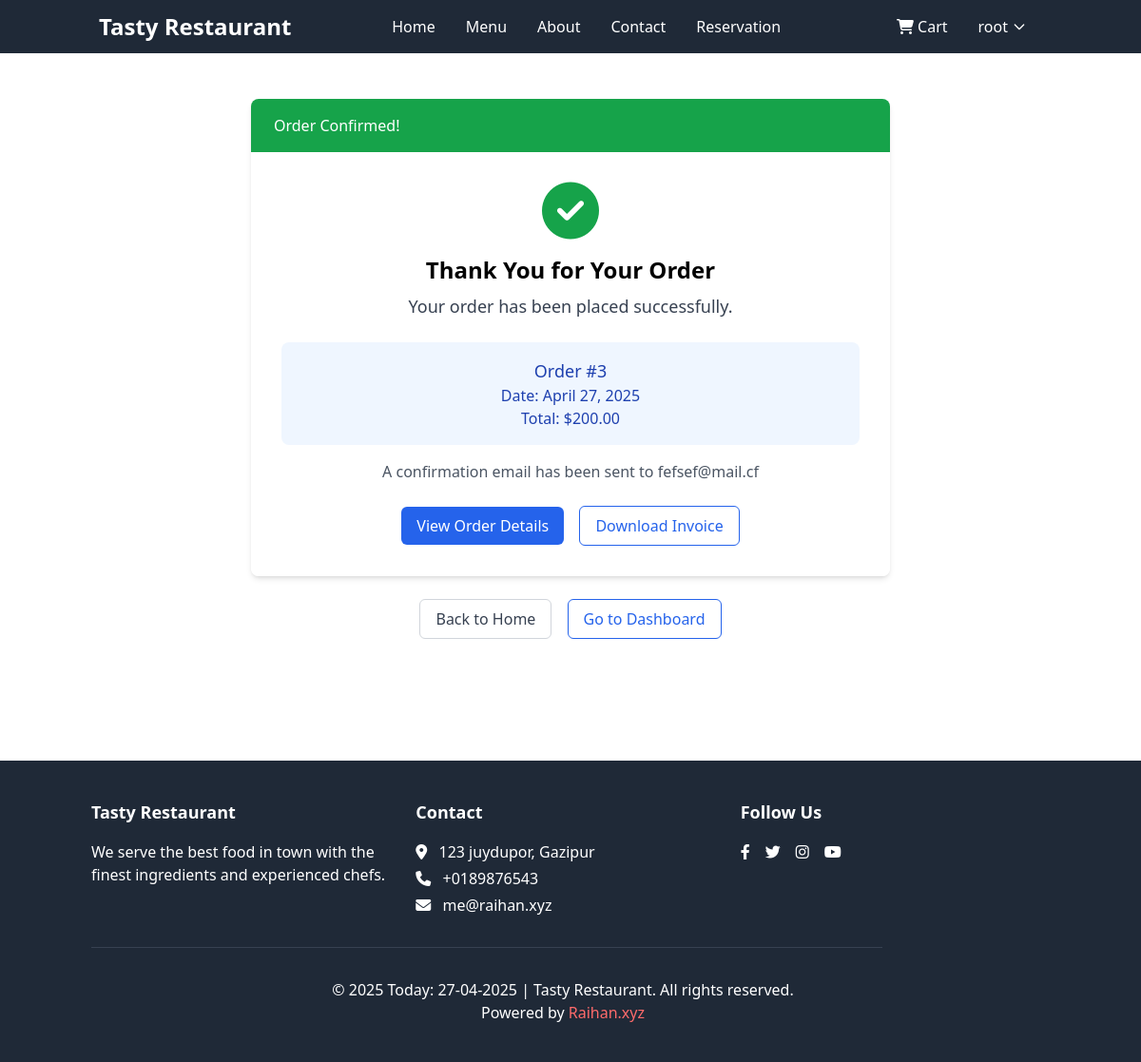
The app's page /user/order-confirmation/3/ (signed in) with its own data.
### user/models.py (models this page shows, shortened)
class Order(models.Model):
    STATUS_CHOICES = (
        ('pending', 'Pending'),
        ('processing', 'Processing'),
        ('completed', 'Completed'),
        ('cancelled', 'Cancelled'),
    )
    user = models.ForeignKey(User, on_delete=models.CASCADE, related_name='orders')
    full_name = models.CharField(max_length=100)
    email = models.EmailField()
    phone = models.CharField(max_length=20)
    address = models.TextField()
    order_notes = models.TextField(blank=True)
    total_amount = models.DecimalField(max_digits=10, decimal_places=2)
    status = models.CharField(max_length=20, choices=STATUS_CHOICES, default='pending')
    created_at = models.DateTimeField(auto_now_add=True)
    updated_at = models.DateTimeField(auto_now=True)

### user/views.py (the view)
# urls.py: path('order-confirmation/<int:order_id>/', views.order_confirmation, name='order_confirmation'),
@login_required
def order_confirmation(request, order_id):
    order = get_object_or_404(Order, id=order_id, user=request.user)
    context = {
        'order': order,
    }
    return render(request, 'user/order_confirmation.html', context)

### templates/user/order_confirmation.html (shortened to what this page needs)
{% extends 'base.html' %}
{% block content %}
    <section class="py-12">
        <div class="container mx-auto px-4">
            <div class="flex justify-center">
                <div class="w-full max-w-2xl">
                    <div class="overflow-hidden rounded-lg shadow-md">
                        <div class="bg-green-600 px-6 py-4">
                            <h5 class="m-0 font-medium text-white">Order Confirmed!</h5>
                        </div>
                        <div class="bg-white p-8 text-center">
                            <i class="fas fa-check-circle mb-4 text-6xl text-green-600"></i>
                            <h3 class="mb-2 text-2xl font-bold">Thank You for Your Order</h3>
                            <p class="text-lg text-gray-700">Your order has been placed successfully.</p>
                            <div class="mt-6 rounded-lg bg-blue-50 p-4 text-blue-800">
                                <h5 class="text-lg font-medium">Order #{{ order.id }}</h5>
                                <p>
                                    Date: {{ order.created_at|date:"F d, Y" }}<br>
                                    Total: ${{ order.total_amount }}
                                </p>
                            </div>
                            <p class="mt-4 text-gray-600">A confirmation email has been sent to {{ order.email }}</p>
                            <div class="mt-6 space-x-3">
                                <a href="{% url 'user:order_detail' order.id %}" class="inline-block rounded-md bg-blue-600 px-4 py-2 font-medium text-white hover:bg-blue-700 focus:outline-none focus:ring-2 focus:ring-blue-500 focus:ring-offset-2">View Order Details</a>
                                {% if order.invoice %}
                                    <a href="{% url 'user:download_invoice' order.invoice.id %}" class="inline-block rounded-md border border-blue-600 bg-white px-4 py-2 font-medium text-blue-600 hover:bg-blue-50 focus:outline-none focus:ring-2 focus:ring-blue-500 focus:ring-offset-2">Download Invoice</a>
                                {% endif %}
                            </div>
                        </div>
                    </div>
                    <div class="mt-6 text-center">
                        <a href="{% url 'home:index' %}" class="inline-block rounded-md border border-gray-300 bg-white px-4 py-2 font-medium text-gray-700 hover:bg-gray-50 focus:outline-none focus:ring-2 focus:ring-blue-500 focus:ring-offset-2">Back to Home</a>
                        <a href="{% url 'user:dashboard' %}" class="ml-3 inline-block rounded-md border border-blue-600 bg-white px-4 py-2 font-medium text-blue-600 hover:bg-blue-50 focus:outline-none focus:ring-2 focus:ring-blue-500 focus:ring-offset-2">Go to Dashboard</a>
                    </div>
                </div>
            </div>
        </div>
    </section>
{% endblock %}

### templates/base.html (shortened to what this page needs)
<!DOCTYPE html>
<html lang="en">
<head>
    <script src="https://cdn.tailwindcss.com"></script>
    <link rel="stylesheet" href="https://cdnjs.cloudflare.com/ajax/libs/font-awesome/6.4.0/css/all.min.css">
</head>
<body>
    <nav class="bg-gray-800 text-white">
        <div class="container mx-auto px-4">
            <div class="flex flex-wrap items-center justify-between py-3">
                <a class="font-bold text-2xl" href="{% url 'home:index' %}">Tasty Restaurant</a>
                <div class="hidden lg:flex flex-grow lg:flex-grow-0 w-full lg:w-auto lg:flex-row justify-between" id="navbar-content">
                    <ul class="flex flex-col lg:flex-row lg:mr-auto">
                        <li>
                            <a class="block py-2 px-4 lg:py-1 hover:text-primary {% if request.path == '/' %}text-primary{% endif %}" href="{% url 'home:index' %}">Home</a>
                        </li>
                        <li>
                            <a class="block py-2 px-4 lg:py-1 hover:text-primary {% if '/menu/' in request.path %}text-primary{% endif %}" href="{% url 'home:menu' %}">Menu</a>
                        </li>
                        <li>
                            <a class="block py-2 px-4 lg:py-1 hover:text-primary {% if '/about/' in request.path %}text-primary{% endif %}" href="{% url 'home:about' %}">About</a>
                        </li>
                        <li>
                            <a class="block py-2 px-4 lg:py-1 hover:text-primary {% if '/contact/' in request.path %}text-primary{% endif %}" href="{% url 'home:contact' %}">Contact</a>
                        </li>
                        <li>
                            <a class="block py-2 px-4 lg:py-1 hover:text-primary {% if '/reservation/' in request.path %}text-primary{% endif %}" href="{% url 'home:reservation' %}">Reservation</a>
                        </li>
                    </ul>
                </div>
                <div>
                    <ul class="flex flex-col lg:flex-row">
                        {% if user.is_authenticated %}
                            <li class="relative">
                                <a class="block py-2 px-4 lg:py-1 hover:text-primary {% if '/user/cart/' in request.path %}text-primary{% endif %}" href="{% url 'user:cart' %}">
                                    <i class="fas fa-shopping-cart"></i> Cart
                                </a>
                            </li>
                            <li class="relative" x-data="{ open: false }">
                                <button @click="open = !open" class="flex items-center py-2 px-4 lg:py-1 hover:text-primary">
                                    {{ user.username }}
                                    <svg class="w-4 h-4 ml-1" fill="none" stroke="currentColor" viewBox="0 0 24 24">
                                        <path stroke-linecap="round" stroke-linejoin="round" stroke-width="2" d="M19 9l-7 7-7-7"></path>
                                    </svg>
                                </button>
                            </li>
                        {% endif %}
                    </ul>
                </div>
            </div>
        </div>
    </nav>
    {% block content %}{% endblock %}
    <footer class="bg-gray-800 text-white mt-20 py-10">
        <div class="container mx-auto px-4 ml-20">
            <div class="grid grid-cols-1 md:grid-cols-3 gap-8 ">
                <div>
                    <h5 class="text-lg font-semibold mb-4">Tasty Restaurant</h5>
                    <p>We serve the best food in town with the finest ingredients and experienced chefs.</p>
                </div>
                <div>
                    <h5 class="text-lg font-semibold mb-4">Contact</h5>
                    <p class="mb-1">
                        <i class="fas fa-map-marker-alt mr-2"></i> 123 juydupor, Gazipur
                    </p>
                    <p class="mb-1">
                        <i class="fas fa-phone mr-2"></i> +0189876543
                    </p>
                    <p>
                        <i class="fas fa-envelope mr-2"></i> me@raihan.xyz
                    </p>
                </div>
                <div>
                    <h5 class="text-lg font-semibold mb-4">Follow Us</h5>
                    <div class="flex space-x-4">
                        <a href="#" class="text-white hover:text-primary"><i class="fab fa-facebook-f"></i></a>
                        <a href="#" class="text-white hover:text-primary"><i class="fab fa-twitter"></i></a>
                        <a href="#" class="text-white hover:text-primary"><i class="fab fa-instagram"></i></a>
                        <a href="#" class="text-white hover:text-primary"><i class="fab fa-youtube"></i></a>
                    </div>
                </div>
            </div>
            <hr class="my-8 border-gray-700 mr-[10rem]">
            <div class="text-center">
                <p>&copy; {% now "Y" %} Today: {% now "d-m-Y" %} | Tasty Restaurant. All rights reserved.</p>
                <p>Powered by <a href="https://raihan.xyz" class="text-primary hover:text-primary-dark">Raihan.xyz</a></p>
            </div>
        </div>
    </footer>
</body>
</html>

### records on screen
Order: id "3", created_at "April 27, 2025", total_amount "200.00", email "fefsef@mail.cf"

### other values on screen
{{ user.username }} "root"
